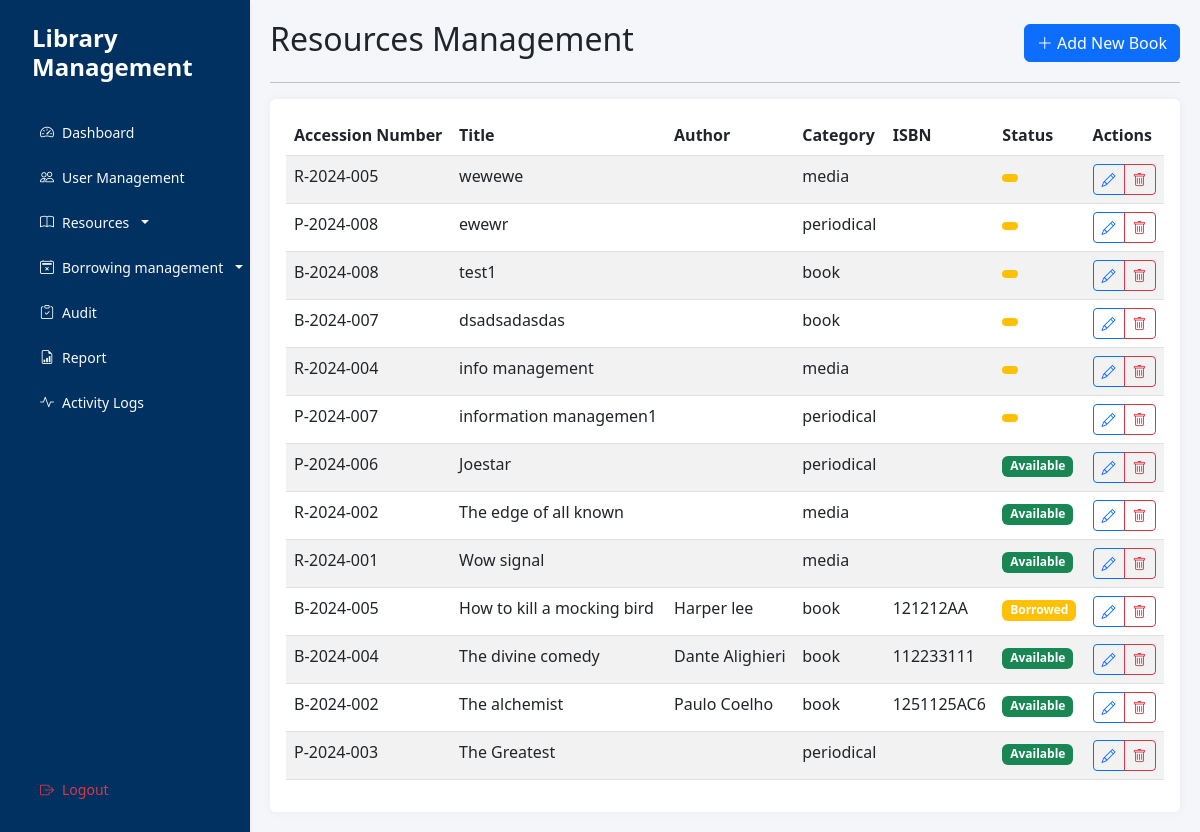
Screenshot of /interface/resources.php (signed in) with the database file from the repository.
### tables this page shows
CREATE TABLE `library_resources` (
  `resource_id` int(11) NOT NULL,
  `title` varchar(255) NOT NULL,
  `accession_number` varchar(20) NOT NULL,
  `category` enum('book','periodical','media') NOT NULL,
  `status` enum('available','borrowed','maintenance') DEFAULT 'available',
  `created_at` timestamp NOT NULL DEFAULT current_timestamp(),
  `updated_at` timestamp NOT NULL DEFAULT current_timestamp() ON UPDATE current_timestamp(),
  `cover_image` varchar(255) DEFAULT NULL
);

CREATE TABLE `books` (
  `book_id` int(11) NOT NULL,
  `resource_id` int(11) NOT NULL,
  `author` varchar(100) NOT NULL,
  `isbn` varchar(13) NOT NULL,
  `publisher` varchar(100) NOT NULL,
  `edition` varchar(20) DEFAULT NULL,
  `publication_date` date DEFAULT NULL
);

### controller/ResourceController.php (called while the page is built, shortened)
<?php
require_once '../config/Database.php';
class ResourceController {
    private $conn;
    public function __construct() {
        $database = new Database();
        $this->conn = $database->getConnection();
    }
    public function getResources($type = 'book') {
        try {
            $query = "SELECT lr.*, b.*
                     FROM library_resources lr
                     LEFT JOIN books b ON lr.resource_id = b.resource_id
                     ORDER BY lr.resource_id DESC";
            $stmt = $this->conn->prepare($query);
            $stmt->execute();
            return $stmt->fetchAll(PDO::FETCH_ASSOC);
        } catch(PDOException $e) {
            return [];
        }
    }
}

### config/Database.php (called while the page is built, shortened)
<?php
class Database {
    private $host = "localhost";
    private $port = "3307";
    private $db_name = "library_management";
    private $username = "root";
    private $password = "";
    public function getConnection() {
        $this->conn = null;
        try {
            $this->conn = new PDO(
                "mysql:host=" . $this->host . ";port=" . $this->port . ";dbname=" . $this->db_name,
                $this->username,
                $this->password
            );
            $this->conn->setAttribute(PDO::ATTR_ERRMODE, PDO::ERRMODE_EXCEPTION);
        } catch(PDOException $e) {
            echo "Connection Error: " . $e->getMessage();
        }
        return $this->conn;
    }
}

### interface/resources.php (the view, shortened to what this page needs)
<?php
require_once '../controller/ResourceController.php';
$resourceController = new ResourceController();
$resources = $resourceController->getResources();
?>
<!DOCTYPE html>
<html lang="en">
<head>
    <link href="https://cdnjs.cloudflare.com/ajax/libs/bootstrap/5.3.0/css/bootstrap.min.css" rel="stylesheet">
    <link href="https://cdnjs.cloudflare.com/ajax/libs/bootstrap-icons/1.7.2/font/bootstrap-icons.min.css" rel="stylesheet">
    <link href="assets/css/style.css" rel="stylesheet">
</head>
<body>
    <div class="d-flex">
        <?php include 'includes/sidebarModal.php'; ?>
        <div class="main-content flex-grow-1">
            <div class="d-flex justify-content-between align-items-center">
                <h2>Resources Management</h2>
                <button class="btn btn-primary" data-bs-toggle="modal" data-bs-target="#bookModal">
                    <i class="bi bi-plus-lg"></i> Add New Book
                </button>
            </div>
            <hr>
            <div class="card">
                <div class="card-body">
                    <div class="table-responsive">
                        <table class="table table-striped">
                            <thead>
                                <tr>
                                    <th>Accession Number</th>
                                    <th>Title</th>
                                    <th>Author</th>
                                    <th>Category</th>
                                    <th>ISBN</th>
                                    <th>Status</th>
                                    <th>Actions</th>
                                </tr>
                            </thead>
                            <tbody>
                                <?php foreach ($resources as $resource): ?>
                                <tr>
                                    <td><?php echo htmlspecialchars($resource['accession_number']); ?></td>
                                    <td><?php echo htmlspecialchars($resource['title']); ?></td>
                                    <td><?php echo htmlspecialchars($resource['author']); ?></td>
                                    <td><?php echo htmlspecialchars($resource['category']); ?></td>
                                    <td><?php echo htmlspecialchars($resource['isbn']); ?></td>
                                    <td>
                                        <span class="badge
                                        <?php
                                        echo $resource['status'] === 'available' ? 'bg-success' : 'bg-warning';
                                        ?>">
                                            <?php echo ucfirst(htmlspecialchars($resource['status'])); ?>
                                        </span>
                                    </td>
                                    <td>
                                        <div class="btn-group" role="group">
                                            <button class="btn btn-sm btn-outline-primary edit-book"
                                                    data-bs-toggle="modal"
                                                    data-bs-target="#bookModal"
                                                    data-id="<?php echo $resource['resource_id']; ?>"
                                                    data-title="<?php echo htmlspecialchars($resource['title']); ?>"
                                                    data-author="<?php echo htmlspecialchars($resource['author']); ?>"
                                                    data-isbn="<?php echo htmlspecialchars($resource['isbn']); ?>"
                                                    data-category="<?php echo htmlspecialchars($resource['category']); ?>"
                                                    data-publisher="<?php echo htmlspecialchars($resource['publisher']); ?>"
                                                    data-edition="<?php echo htmlspecialchars($resource['edition']); ?>"
                                                    data-publication-date="<?php echo htmlspecialchars($resource['publication_date']); ?>"
                                            >
                                                <i class="bi bi-pencil"></i>
                                            </button>
                                            <button class="btn btn-sm btn-outline-danger delete-book"
                                                    data-bs-toggle="modal"
                                                    data-bs-target="#deleteModal"
                                                    data-id="<?php echo $resource['resource_id']; ?>"
                                                    data-title="<?php echo htmlspecialchars($resource['title']); ?>"
                                            >
                                                <i class="bi bi-trash"></i>
                                            </button>
                                        </div>
                                    </td>
                                </tr>
                                <?php endforeach; ?>
                            </tbody>
                        </table>
                    </div>
                </div>
            </div>
        </div>
    </div>

### interface/assets/css/style.css (style rules this page uses)
.main-content { margin-left: 0px; padding: 20px; }
body { background-color: #f4f6f9; }

### interface/includes/sidebarModal.php (style rules this page uses)
.card { border: none; box-shadow: 0 0 10px rgba(0, 0, 0, 0.05); transition: transform 0.2s; }

### rows the page displays
library_resources: accession_number "R-2024-005", title "wewewe", category "media"
library_resources: accession_number "P-2024-008", title "ewewr", category "periodical"
library_resources: accession_number "B-2024-008", title "test1", category "book"
library_resources: accession_number "B-2024-007", title "dsadsadasdas", category "book"
library_resources: accession_number "R-2024-004", title "info management", category "media"
library_resources: accession_number "P-2024-007", title "information managemen1", category "periodical"
library_resources: accession_number "P-2024-006", title "Joestar", category "periodical", status "Available"
library_resources: accession_number "R-2024-002", title "The edge of all known", category "media", status "Available"
library_resources: accession_number "R-2024-001", title "Wow signal", category "media", status "Available"
books: resource.accession_number "B-2024-005", resource.title "How to kill a mocking bird", author "Harper lee", resource.category "book", isbn "121212AA", resource.status "Borrowed"
books: resource.accession_number "B-2024-004", resource.title "The divine comedy", author "Dante Alighieri", resource.category "book", isbn "112233111", resource.status "Available"
books: resource.accession_number "B-2024-002", resource.title "The alchemist", author "Paulo Coelho", resource.category "book", isbn "1251125AC6", resource.status "Available"
library_resources: accession_number "P-2024-003", title "The Greatest", category "periodical", status "Available"
